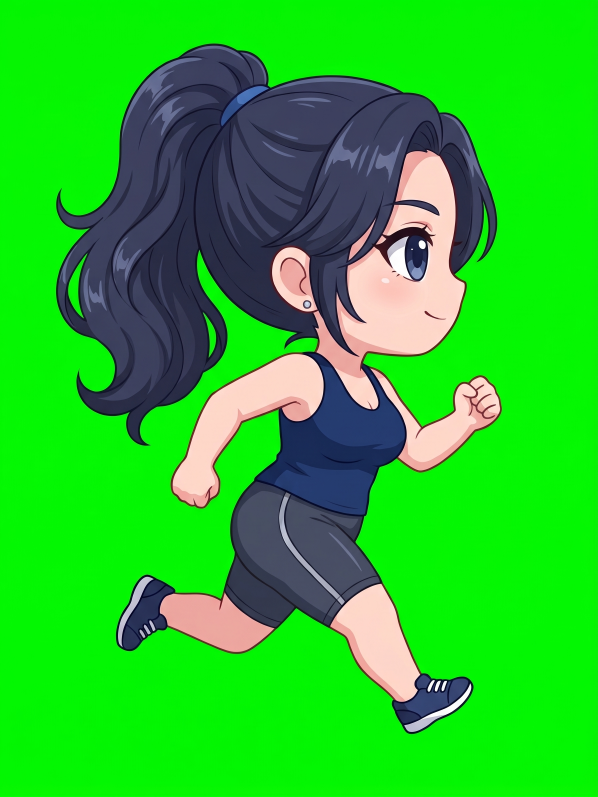
#> input picture raw_run/ana_run1.jpg, 1792 x 2390 px, found by its file name (shown at 1/3 size); its folder holds only this picture in this run
$ python make_run_images.py
#> lines starting #> are read from the running program, lines starting #| are printed output that depends on the picture; after the words box and inside, x2 and y2 are one past the last pixel; in counts of white or black regions, pixels touching at a corner belong together
#> further down, im is the input picture: PIL image 1792x2390 RGB; mean R, G, B 38.6, 192.6, 40.6
### tools/make_pose_camera.py
"""Camera-resolution pictures of a pose (1600x2160, shown at zoom 0.5 so the lens can zoom sharply)
and the room picture (800x1080) from the green-screen originals in raw_blink/.
Run from the project root:  python tools/make_pose_camera.py [cook|eat]
raw_blink/<raw>_<neutral|smile|shy|blink>.jpg -> game/images/camera/<key>_<neutral|smile|shy|closed>.png
(the room picture game/images/ana/pose_<name>.png is made only if 'room' is set)
xoff: horizontal paste offset (in camera pixels). A pose whose picture is cut by its right edge
(the table of 'eat') is pasted flush to the right edge so the game can put it at the screen edge.
"""
import os, sys
sys.path.insert(0, os.path.dirname(__file__))
from key_sprites import key
from PIL import Image

POSES = {
    "cook": {"raw": "pose_cooking", "xoff": 4, "room": None},      # pose_cooking.png is already installed
    "eat":  {"raw": "pose_eating", "xoff": "right", "room": "pose_eating"},
}
# [16 lines left out: function fit_34, not called in this run]


def edge_despill(k, width=4):
    """Remove the green fringe on the silhouette: near transparent pixels, green is clamped to max(r,b)."""
    import numpy as np
    from PIL import ImageFilter
    a = np.asarray(k).astype(float)
    alpha = k.getchannel("A").filter(ImageFilter.MinFilter(2 * width + 1))
    near = np.asarray(alpha) < 250
    r, g, b = a[..., 0], a[..., 1], a[..., 2]
    g2 = np.where(near, np.minimum(g, np.maximum(r, b)), g)
    a[..., 1] = g2
    return Image.fromarray(a.astype('uint8'), "RGBA")


EXPR = {"neutral": "neutral", "smile": "smile", "shy": "shy", "blink": "closed"}


# [24 lines left out: function run, not called in this run]


# [3 lines that do not run on import are left out]

### tools/make_run_images.py
"""Builds the pictures of the running mini-game from raw_run/.  Run from the project root:
      python tools/make_run_images.py

Per character (ana, later player): green-screen pictures, SIDE view facing RIGHT, one pose each
      raw_run/<who>_run1.jpg   the running pose
      raw_run/<who>_run1b.jpg  (optional) the same pose with the ponytail flying differently (hair flutter)
      raw_run/<who>_run2.jpg   (optional) legs/arms swapped (only used when RUN_MODE = "swap")
      raw_run/<who>_jump.jpg   raw_run/<who>_hit.jpg
Optional (a simple drawn placeholder is made when missing):
      raw_run/bg.jpg       the wide background (path/park/track); the script makes it endless by mirroring
      raw_run/obs_1.jpg  obs_2.jpg  obs_3.jpg   obstacles on green (dumbbell, cone, bag...)
Output: game/images/gym/run_<who>_<pose>.png, run_bg.jpg (3840x1080), run_obs_1..3.png
"""
import os, sys, glob
import numpy as np
from PIL import Image, ImageDraw
sys.path.insert(0, os.path.dirname(__file__))
from make_pose_camera import edge_despill

OUT = "game/images/gym"
CHAR_H = 640          # character height in the files (the game shows them at half size)
GROUND = 850          # y of the ground line in run_bg.jpg (the game uses the same number)
POSES = ["run1", "run1b", "run2", "jump", "hit"]   # run1b / run2 are optional

def key(im):
    a = np.asarray(im.convert("RGB")).astype(float)
    r, g, b = a[..., 0], a[..., 1], a[..., 2]
    dom = g - np.maximum(r, b)
    alpha = np.clip(1 - (dom - 45) / 55, 0, 1)
    g2 = np.where(dom > 0, np.minimum(g, np.maximum(r, b) + 6), g)
    k = Image.fromarray(np.dstack([r, g2, b, alpha * 255]).astype(np.uint8), "RGBA")
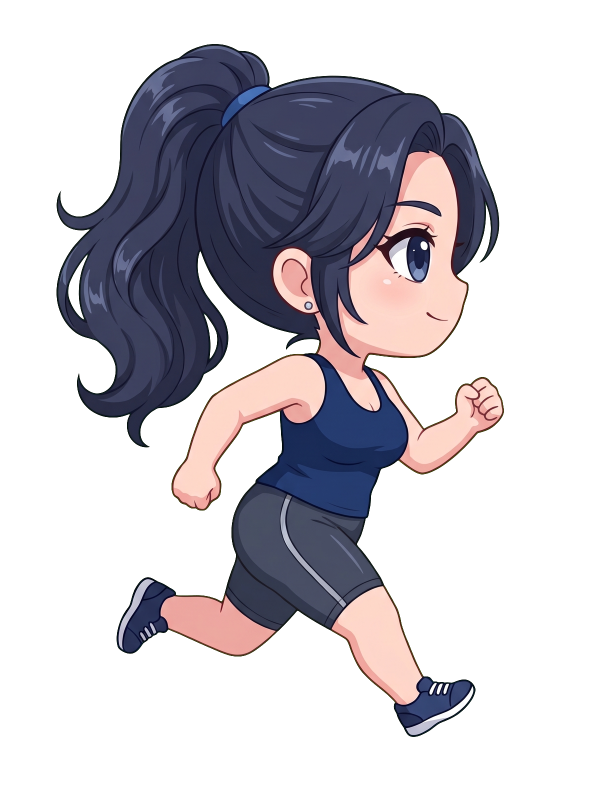
#> k: PIL image 1200x1600 RGBA (shown at 1/2 size); mean R, G, B, A 38.6, 39.6, 40.6, 89.3; transparent parts drawn white
    return edge_despill(k, 3)
#> in edge_despill, `alpha = k.getchannel("A").filter(ImageFilter.MinFilter(2 * width + 1))`:
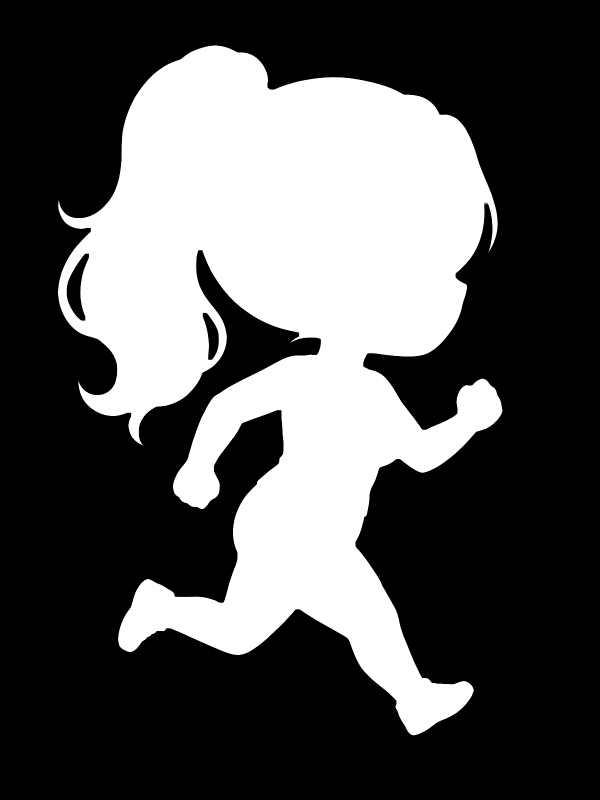
#> alpha: PIL image 1200x1600 L (shown at 1/2 size); min 0, max 255, mean 85.2
#> in edge_despill, `near = np.asarray(alpha) < 250`:
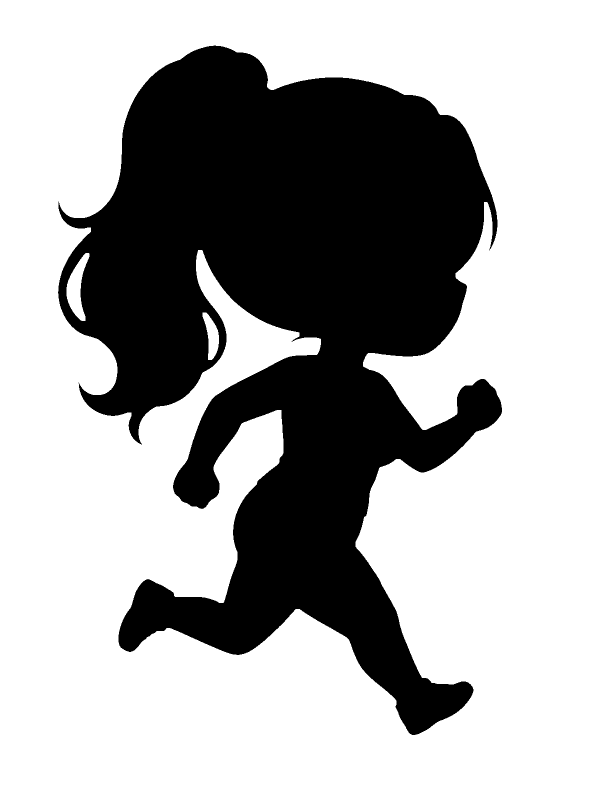
#> near: shape (1600, 1200) bool (shown at 1/2 size); 66.7% white; 1 black region, box (x1, y1, x2, y2) and area: (116, 91, 1004, 1470) 638882

def find(base):
    for ext in ("jpg", "png", "jpeg", "webp"):
        p = "raw_run/%s.%s" % (base, ext)
        if os.path.exists(p):
            return p

os.makedirs(OUT, exist_ok=True)
for who in sorted(set(os.path.basename(p).split("_")[0] for p in glob.glob("raw_run/*_run1.*"))):
    frames = {}
    for pose in POSES:
        p = find("%s_%s" % (who, pose))
        if p:
            im = Image.open(p).convert("RGB")
            # every picture comes at a different size: bring them to one canvas size first
            frames[pose] = key(im.resize((1200, int(1200 * im.height / im.width)), Image.LANCZOS))
    # one common crop box for all poses, so they keep their relative size and position
    boxes = [f.getchannel("A").point(lambda v: 255 if v > 128 else 0).getbbox() for f in frames.values()]
#> boxes = [(113, 88, 1008, 1474)]
    bx = (min(b[0] for b in boxes), min(b[1] for b in boxes), max(b[2] for b in boxes), max(b[3] for b in boxes))
#> bx = (113, 88, 1008, 1474)
    k = CHAR_H / float(bx[3] - bx[1])
#> k = 0.462
    for pose, f in frames.items():
        c = f.crop(bx)
        c = c.resize((int(c.width * k), CHAR_H), Image.LANCZOS)
        c.save("%s/run_%s_%s.png" % (OUT, who, pose))
        print("wrote", who, pose, c.size)
#> this loop made 1 pass
#> pose on pass 1: 'run1'
#| wrote ana run1 (413, 640)
#> pass 1, `c = c.resize((int(c.width * k), CHAR_H), Image.LANCZOS)`:
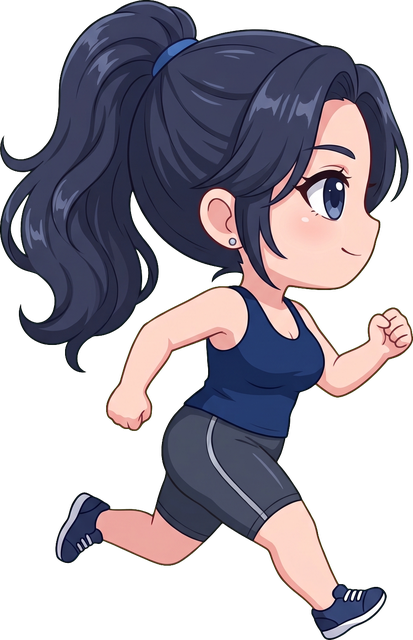
#> c: PIL image 413x640 RGBA; mean R, G, B, A 55.5, 50.9, 60.2, 138.3; transparent parts drawn white

# background: endless by mirroring (picture + its mirror image = 3840 wide)
p = find("bg")
if p:
    bg = Image.open(p).convert("RGB").resize((1920, 1080), Image.LANCZOS)
else:
    bg = Image.new("RGB", (1920, 1080))
#> bg: PIL image 1920x1080 RGB; every value is 0
    d = ImageDraw.Draw(bg)
    for y in range(GROUND):
        t = y / float(GROUND)
        d.line([0, y, 1920, y], fill=(int(150 + 80 * t), int(200 + 40 * t), 245))
    for cx, cy in ((250, 160), (900, 110), (1500, 210)):
        for dx, dy, r in ((0, 0, 60), (60, 15, 48), (-60, 20, 44)):
            d.ellipse([cx + dx - r, cy + dy - r, cx + dx + r, cy + dy + r], fill=(255, 255, 255))
    for cx, h in ((300, 260), (800, 340), (1350, 280), (1800, 330)):
        d.ellipse([cx - 380, GROUND - h, cx + 380, GROUND + h], fill=(120, 190, 130))
    d.rectangle([0, GROUND - 14, 1920, 1080], fill=(150, 205, 120))
    d.rectangle([0, GROUND + 6, 1920, 1080], fill=(206, 170, 130))
    for x in range(0, 1920, 160):
        d.rectangle([x, GROUND + 60, x + 80, GROUND + 70], fill=(235, 215, 185))
wide = Image.new("RGB", (3840, 1080))
#> wide: PIL image 3840x1080 RGB; every value is 0
wide.paste(bg, (0, 0))
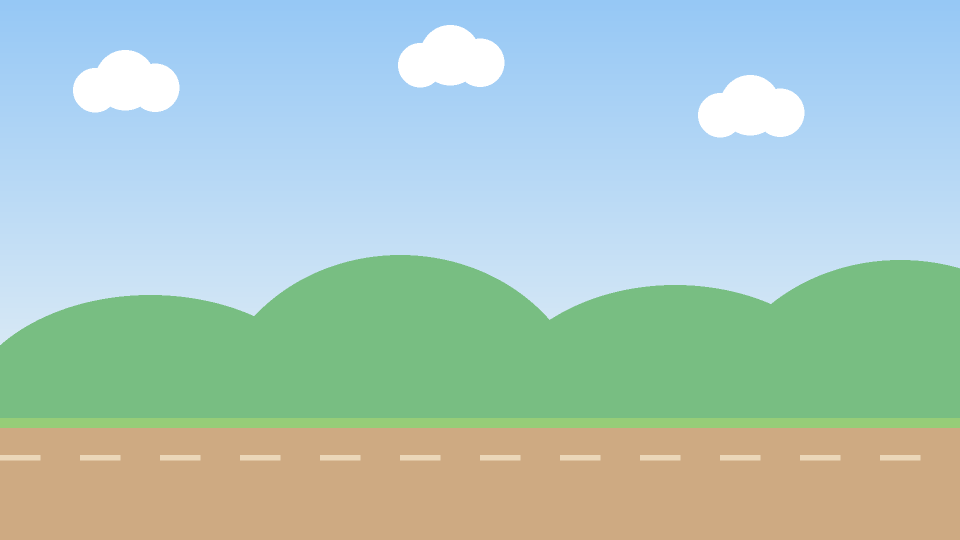
#> bg: PIL image 1920x1080 RGB (shown at 1/2 size); mean R, G, B 171.1, 199.9, 191.4
wide.paste(bg.transpose(Image.FLIP_LEFT_RIGHT), (1920, 0))
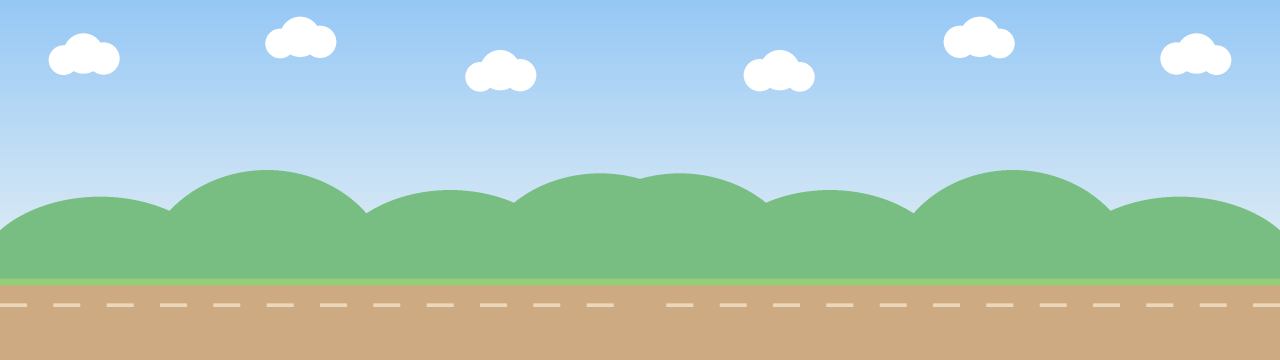
#> wide: PIL image 3840x1080 RGB (shown at 1/3 size); mean R, G, B 171.1, 199.9, 191.4
wide.save(OUT + "/run_bg.jpg", quality=90)
print("wrote run_bg.jpg", "(placeholder)" if not p else "")

# obstacles
def obstacle(n):
#> called with n = 1
    p = find("obs_%d" % n)
    if p:
        k = key(Image.open(p).convert("RGB"))
        return k.crop(k.getchannel("A").point(lambda v: 255 if v > 128 else 0).getbbox())
    im = Image.new("RGBA", (200, 200), (0, 0, 0, 0))
#> im: PIL image 200x200 RGBA; every value is 0
    d = ImageDraw.Draw(im)
    if n == 1:      # dumbbell
        d.rounded_rectangle([20, 85, 180, 115], 8, fill=(90, 90, 100), outline=(30, 30, 40), width=4)
        for x in (10, 140):
            d.rounded_rectangle([x, 50, x + 50, 150], 14, fill=(60, 60, 70), outline=(20, 20, 28), width=4)
        return im.crop((0, 40, 200, 160))
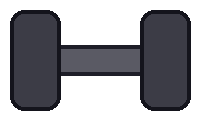
#> returned value: PIL image 200x120 RGBA; mean R, G, B, A 28.9, 28.9, 33.9, 131.6; transparent parts drawn white
    if n == 2:      # cone
        d.polygon([(100, 20), (160, 170), (40, 170)], fill=(255, 140, 40), outline=(120, 60, 10))
        d.rectangle([70, 90, 130, 115], fill=(255, 255, 255))
        d.rectangle([20, 170, 180, 190], fill=(230, 110, 30), outline=(120, 60, 10))
        return im.crop((10, 10, 190, 195))
    d.rounded_rectangle([20, 50, 180, 170], 30, fill=(70, 120, 200), outline=(20, 40, 90), width=5)
    d.arc([55, 10, 145, 90], 180, 360, fill=(20, 40, 90), width=8)
    d.rectangle([40, 105, 160, 120], fill=(255, 255, 255))
    return im.crop((10, 5, 190, 175))

for n in (1, 2, 3):
    o = obstacle(n)
    k = 120.0 / o.height if n != 3 else 130.0 / o.height
#> k = 1
    o = o.resize((int(o.width * k), int(o.height * k)), Image.LANCZOS)
    o.save("%s/run_obs_%d.png" % (OUT, n))
    print("wrote obstacle", n, o.size)
#| wrote obstacle 1 (200, 120)
